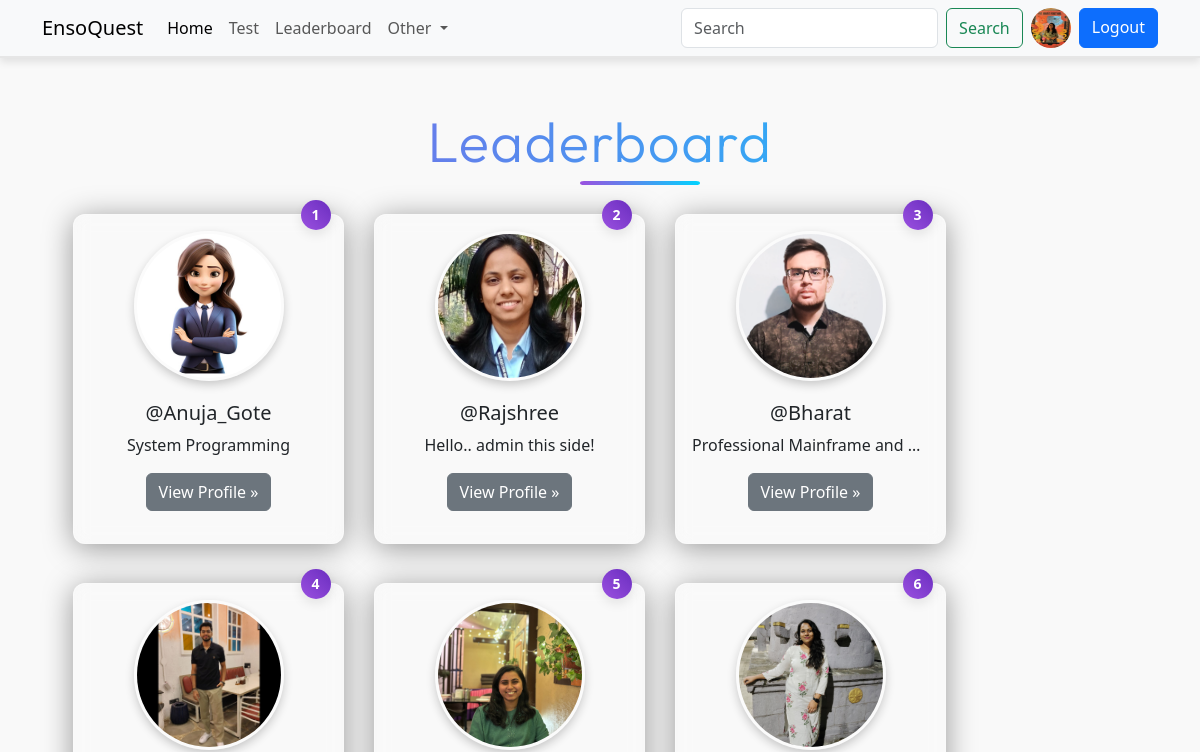
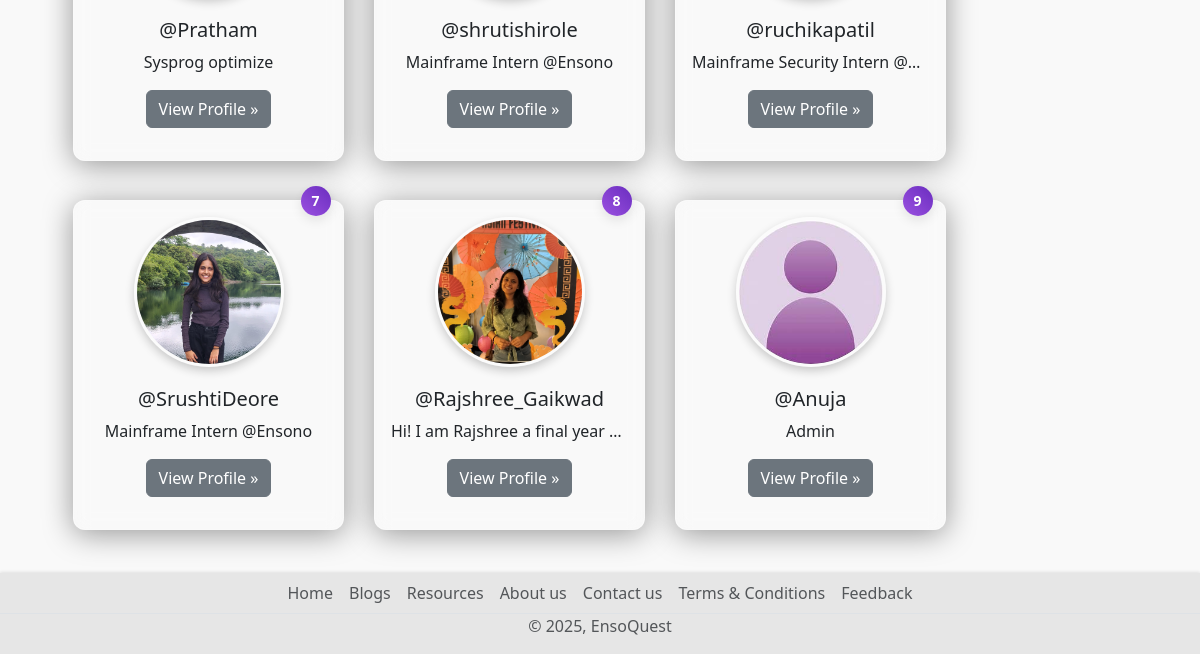
Page /leaderboard (signed in) on the earlier database version (2 pictures, top to bottom).
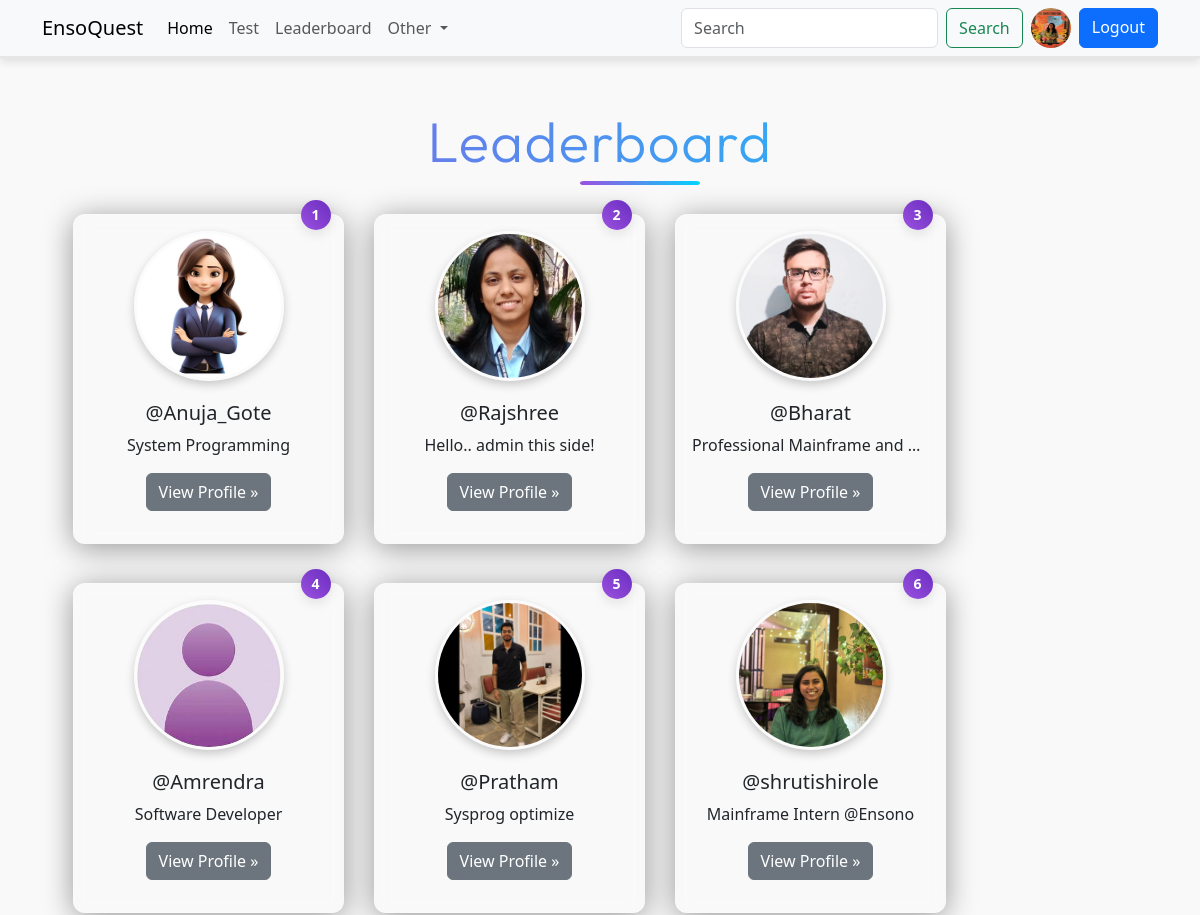
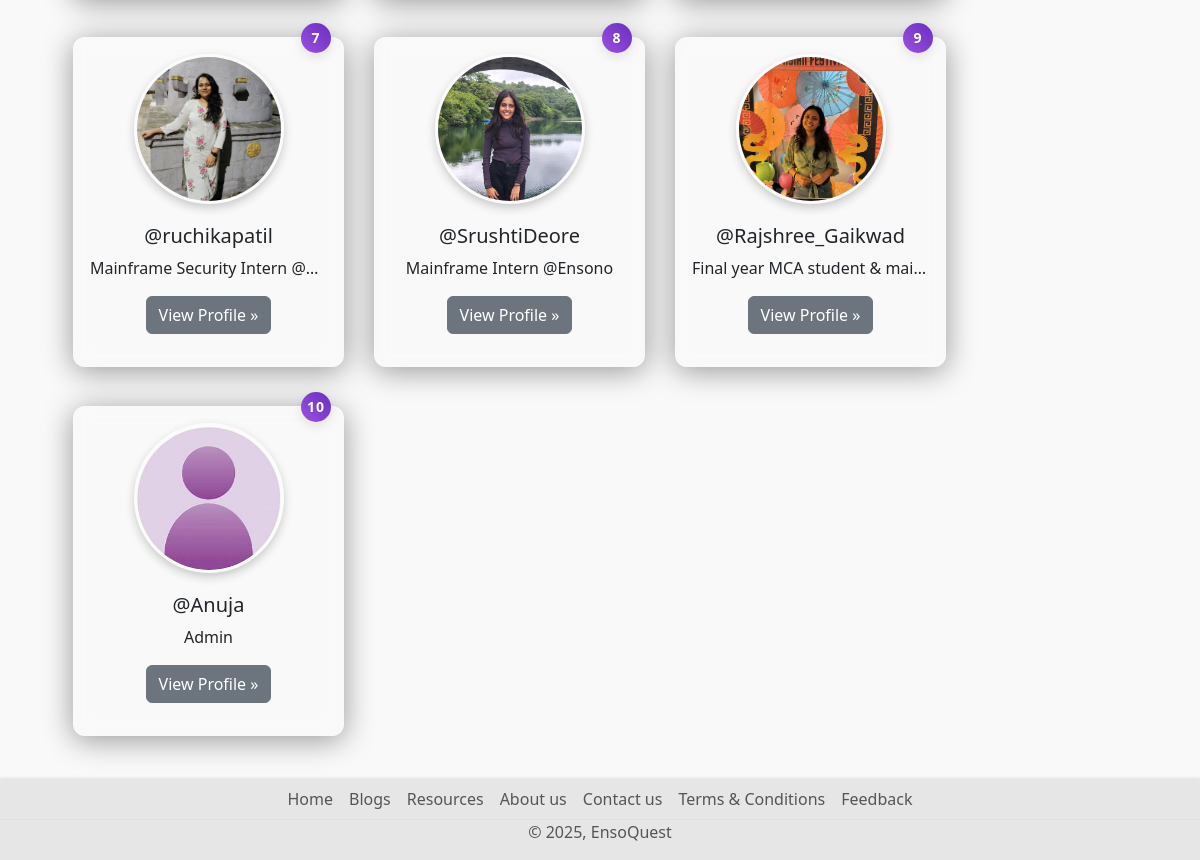
Same page on the later database version (2 pictures, top to bottom).
### account/models.py (models this page shows, shortened)
class Profile(models.Model):
    user = models.OneToOneField(User,on_delete=models.CASCADE, null=True,verbose_name='User Object')
    position = models.CharField(max_length=100,blank=True,null=True)
    bio = models.TextField(blank=True,null=True)
    profile_img = models.ImageField(upload_to='profile_image', default='user.png',blank=True,null=True,verbose_name= 'Profile Pic')

### quiz/models.py (models this page shows, shortened)
class UserRank(models.Model):
    user = models.OneToOneField(User, on_delete=models.CASCADE)
    rank = models.IntegerField(null=True, blank=True)
    total_score = models.IntegerField(null=True,blank=True)

### base/views.py (the view)
# urls.py: path('leaderboard', views.leaderboard_view, name='leaderboard'),
@login_required(login_url="login")
def leaderboard_view(request):
    user_object = request.user
    user_profile = request.user.profile
    leaderboard_users = UserRank.objects.order_by('rank')
    context = {"leaderboard_users":leaderboard_users}
    return render(request, "Leaderboard.html", context)

### Templates/Leaderboard.html (shortened to what this page needs)
{% extends 'index.html' %}
{% block content %}
{% load static %}
<link rel="stylesheet" href="{% static 'css/leaderboard-style.css' %}">
  <div class="container text-center">
    <h1 class="display-4 text-center my-5 title ">Leaderboard</h1>
    <div class="row row-cols-sm-1 row-cols-md-2 row-cols-lg-3 row-cols-xl-4  gx-3 gy-4 mx-3 ">
      {% if leaderboard_users|length == 0 %}
      <div class="col-lg-4 position-relative mb-4">
        <h4 class="text-center text-danger"> No User Available on Leaderboard</h4>
      </div>
      {% else %}
      {% for rank in leaderboard_users %}
      <div class="col-lg-4 position-relative mb-4 leaderboard-card">
        <img src="{{rank.user.profile.profile_img.url}}" class="leaderboard-img rounded-circle alt=user-profile">
        <span class=" position-absolute top-0 start-90 translate-middle badge rounded-pill modern-badge ">
          {{ forloop.counter}}
        </span>
        <h2 class="fw-normal username">@{{rank.user.username}}</h2>
        <p class="card-bio">{{rank.user.profile.bio}}</p>
        <p><a class="btn btn-secondary " href="{% url 'profile' rank.user.username %}">View Profile »</a></p>
      </div>
      {% endfor %}
      {% endif %}
    </div>
  </div>
{% endblock content %}

### Templates/index.html (shortened to what this page needs)
{% load static %}
<!DOCTYPE html>
<html lang="en">
<head>
  <link rel="stylesheet" href="{% static 'css/style.css' %}">
  <link href="https://cdn.jsdelivr.net/npm/bootstrap@5.3.3/dist/css/bootstrap.min.css" rel="stylesheet"
>
  <link rel="stylesheet" href="https://cdnjs.cloudflare.com/ajax/libs/bootstrap-icons/1.11.3/font/bootstrap-icons.min.css">
</head>
<body>
  {% include "components/navbar.html" %}
  <div class="content-wrapper">
  {% block content %}
  {% endblock content %}
  </div>
  {% include "components/footer.html" %}
</body>
</html>

### Templates/components/navbar.html (shortened to what this page needs)
  <nav class="navbar navbar-expand-lg bg-body-tertiary d-none d-lg-block">
    <div class="container">
      <a class="navbar-brand" href="{% url 'home' %}">EnsoQuest</a>
      <div class="collapse navbar-collapse" id="navbarSupportedContent">
        <ul class="navbar-nav me-auto mb-2 mb-lg-0">
          <li class="nav-item">
            <a class="nav-link active" aria-current="page" href="{% url 'home' %}">Home</a>
          </li>
          <li class="nav-item">
            <a class="nav-link" href="{% url 'all_quiz' %}">Test</a>
          </li>
          <li class="nav-item">
            <a class="nav-link" href="{% url 'leaderboard' %}">Leaderboard</a>
          </li>
          <li class="nav-item dropdown">
            <a class="nav-link dropdown-toggle" href="#" role="button" data-bs-toggle="dropdown" aria-expanded="false">
              Other
            </a>
          </li>
        </ul>
        <form class="d-flex" role="search" action="{% url 'search_users' %}">
          <input class="form-control me-2" type="search" name="q" placeholder="Search" aria-label="Search">
          <button class="btn btn-outline-success" type="submit">Search</button>
          {% if request.user.is_authenticated %}
          <a href="{% url 'profile' request.user.username %}" data-bs-toggle="tooltip" data-bs-placement="bottom" data-bs-title="{{request.user.username}}" class="mx-2">
            <img src="{{request.user.profile.profile_img.url}}" class="rounded-circle" width="40" height="40" alt="profile_img">
          </a>
          <a href="{% url 'logout' %}" class="btn btn-primary">Logout</a>
          {% else %}
          <a href="{% url 'login' %}" class="btn btn-primary ms-2">Login</a>
          {% endif %}
        </form>
      </div>
    </div>
  </nav>

### Templates/components/footer.html
<footer style="margin: 0; padding: 0;">
    <ul class="nav justify-content-center border-bottom ">
      <li class="nav-item"><a href="{% url 'home' %}" class="nav-link px-2 text-body-secondary">Home</a></li>
      <li class="nav-item"><a href="{% url 'blogs' %}" class="nav-link px-2 text-body-secondary">Blogs</a></li>
      <li class="nav-item"><a href="{% url 'resources' %}" class="nav-link px-2 text-body-secondary">Resources</a></li>
      <li class="nav-item"><a href="{% url 'about' %}" class="nav-link px-2 text-body-secondary">About us</a></li>
      <li class="nav-item"><a href="{% url 'contact' %}" class="nav-link px-2 text-body-secondary">Contact us</a></li>
      <li class="nav-item"><a href="{% url 'terms_conditions' %}" class="nav-link px-2 text-body-secondary">Terms & Conditions</a></li>
      <li class="nav-item"><a href="#" class="nav-link px-2 text-body-secondary">Feedback</a></li>
    </ul>
    <p class="text-center text-body-secondary" >© 2025, EnsoQuest</p>
  </footer>

### static/css/style.css (style rules this page uses)
.title { font-family: 'Outfit', sans-serif; font-size: clamp(2.5rem, 6vw, 4rem); font-weight: 700; background: linear-gradient(90deg, #9b51e0, #00d4ff); -webkit-background-clip: text; background-clip: text; -webkit-text-fill-color: transparent; color: transparent; opacity: 0; animation: fadeInTitle 1.3s ease-in-out forwards; margin: 2rem 0 1rem; line-height: 1.2; text-align: center; letter-spacing: 1.5px; position: relative; }
.title::after { content: ""; position: absolute; left: 50%; transform: translateX(-50%); bottom: -10px; width: 60px; height: 4px; background: linear-gradient(to right, #9b51e0, #00d4ff); border-radius: 999px; opacity: 0; animation: fadeInLine 1.5s ease-in-out forwards 0.8s; margin: 0 10px; }
body { background-color: #f9f9f9; font-family: 'Segoe UI', Tahoma, Geneva, Verdana, sans-serif; }

### static/css/leaderboard-style.css (style rules this page uses)
body { background-color: #f9f9f9; }
.card-bio { display: block; white-space: nowrap; overflow: hidden; text-overflow: ellipsis; width: 100%; }
.leaderboard-card { background: rgba(255, 255, 255, 0.1); border-radius: 12px; padding: 16px; margin: 15px; backdrop-filter: blur(8px); -webkit-backdrop-filter: blur(8px); border: 1px solid rgba(255, 255, 255, 0.2); box-shadow: 0 4px 30px rgba(0, 0, 0, 0.4); max-width: 280px; min-height: 280px; display: flex; flex-direction: column; align-items: center; justify-content: space-between; transition: transform 0.3s ease, box-shadow 0.3s ease; }
.leaderboard-card img { width: 150px; height: 150px; object-fit: cover; border-radius: 50%; margin-bottom: 10px; }
.leaderboard-card .username { font-size: 20px; font-weight: bold; text-align: center; margin-top: 10px; }
.modern-badge { background: linear-gradient(45deg, #9b51e0, #6a2dbf); color: white; padding: 12px; font-size: 14px; font-weight: 600; border-radius: 50%; width: 30px; height: 30px; box-shadow: 0 4px 12px rgba(0, 0, 0, 0.1); transition: all 0.3s ease; text-transform: uppercase; letter-spacing: 1px; text-align: center; display: flex; justify-content: center; align-items: center; }
.position-absolute { position: absolute; }
.top-0 { top: 0; }
.start-90 { left: 90%; }
.translate-middle { transform: translate(-50%, -50%); }
.leaderboard-img { width: 150px; height: 150px; object-fit: cover; object-position: center; border-radius: 50%; border: 3px solid rgba(255, 255, 255, 0.3); box-shadow: 0 4px 10px rgba(0, 0, 0, 0.2); transition: transform 0.3s ease, box-shadow 0.3s ease; }

### Templates/index.html (style rules this page uses)
body { padding-top: 60px; padding-bottom: 50px; margin: 0; }
footer { position: fixed; bottom: 0; width: 100%; background-color: #e6e6e6; color: #333; text-align: center; box-shadow: 0 -1px 3px rgba(0, 0, 0, 0.1); font-size: 16px; padding: 4px 0; margin: 0; z-index: 1000; }
nav.navbar { position: fixed; top: 0; left: 0; right: 0; width: 100%; background-color: rgba(249, 249, 249, 0.8); box-shadow: 0 4px 8px rgba(0, 0, 0, 0.1); border-bottom: 2px solid #e6e6e6; z-index: 9999; }
.content-wrapper { padding-bottom: 50px; }

Differences in the rows shown:
added UserRank: user.profile.profile_img (placeholder picture), user.username "Amrendra", user.profile.bio "Software Developer"
changed UserRank "Rajshree_Gaikwad": user.profile.bio "Hi! I am Rajshree a final year…" → "Final year MCA student & mai…"
